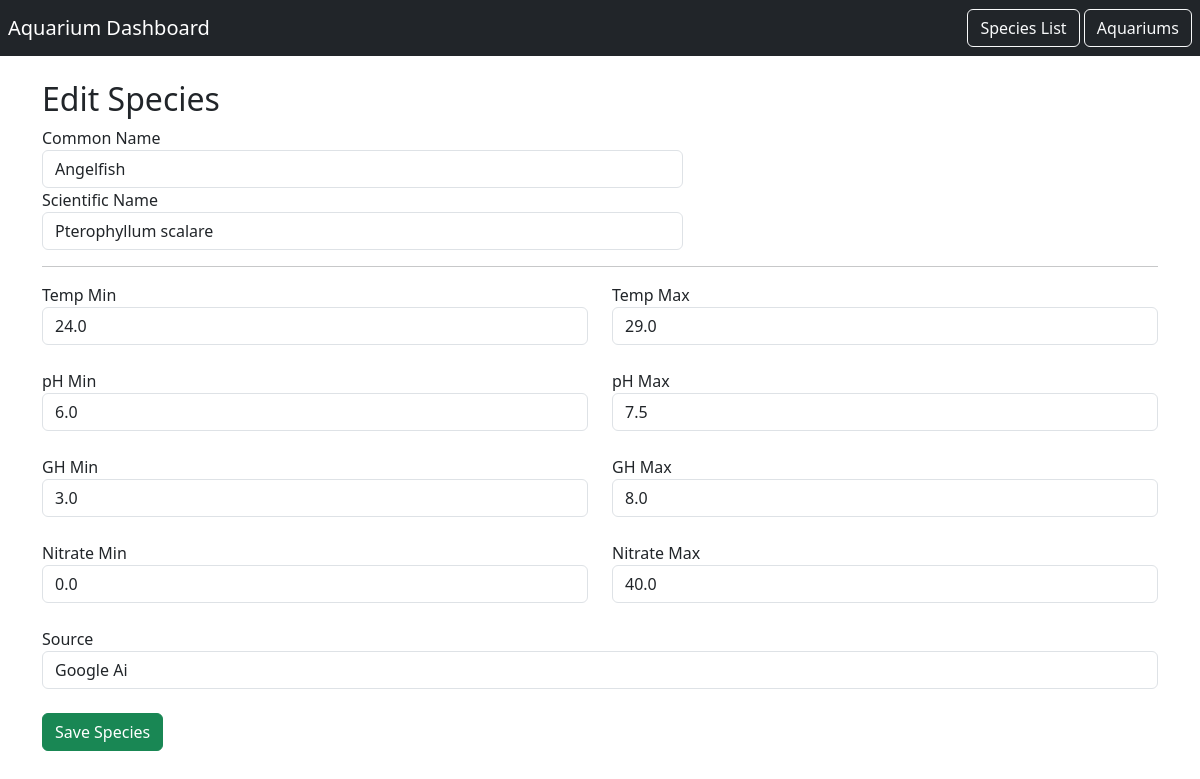
Screenshot of /species/edit/1 with the database file from the repository.
### model.py (models this page shows)
class Species(db.Model):
    __tablename__ = "species"
    id = db.Column(db.Integer, primary_key=True)
    common_name = db.Column(db.String(100), nullable=False)
    scientific_name = db.Column(db.String(100))
    temp_min = db.Column(db.Float)
    temp_max = db.Column(db.Float)
    ph_min = db.Column(db.Float)
    ph_max = db.Column(db.Float)
    gh_min = db.Column(db.Float)
    gh_max = db.Column(db.Float)
    nitrate_min = db.Column(db.Float)
    nitrate_max = db.Column(db.Float)
    source = db.Column(db.String(100))

### app.py (the view, shortened to what this page needs)
@app.route("/species/edit/<int:id>", methods=["GET", "POST"])
def edit_species(id):
    fish = Species.query.get_or_404(id)
    return render_template("species_form.html", fish=fish)

### templates/species_form.html
{% extends 'base.html' %}
{% block content %}
<h2>
    {% if fish %}
    Edit Species
    {% else %}
    Add Species
    {% endif %}
</h2>
<form method="POST">
    <div class="row">
        <div class="col-md-7">
            <label>Common Name</label>
            <input class="form-control"
                   name="common_name"
                   value="{{ fish.common_name if fish else '' }}"
                   required>
        </div>
        <div class="col-md-7">
            <label>Scientific Name</label>
            <input class="form-control"
                   name="scientific_name"
                   value="{{ fish.scientific_name if fish else '' }}">
        </div>
    </div>
    <hr>
    <div class="row">
        <div class="col">
            <label>Temp Min</label>
            <input class="form-control"
                   type="number"
                   step="0.1"
                   name="temp_min"
                   value="{{ fish.temp_min if fish else '' }}"
                   required>
        </div>
        <div class="col">
            <label>Temp Max</label>
            <input class="form-control"
                   type="number"
                   step="0.1"
                   name="temp_max"
                   value="{{ fish.temp_max if fish else '' }}"
                   required>
        </div>
    </div>
    <br>
    <div class="row">
        <div class="col">
            <label>pH Min</label>
            <input class="form-control"
                   type="number"
                   step="0.1"
                   name="ph_min"
                   value="{{ fish.ph_min if fish else '' }}"
                   required>
        </div>
        <div class="col">
            <label>pH Max</label>
            <input class="form-control"
                   type="number"
                   step="0.1"
                   name="ph_max"
                   value="{{ fish.ph_max if fish else '' }}"
                   required>
        </div>
    </div>
    <br>
    <div class="row">
        <div class="col">
            <label>GH Min</label>
            <input class="form-control"
                   type="number"
                   step="0.1"
                   name="gh_min"
                   value="{{ fish.gh_min if fish else '' }}"
                   required>
        </div>
        <div class="col">
            <label>GH Max</label>
            <input class="form-control"
                   type="number"
                   step="0.1"
                   name="gh_max"
                   value="{{ fish.gh_max if fish else '' }}"
                   required>
        </div>
    </div>
    <br>
    <div class="row">
        <div class="col">
            <label>Nitrate Min</label>
            <input class="form-control"
                   type="number"
                   step="0.1"
                   name="nitrate_min"
                   value="{{ fish.nitrate_min if fish else '' }}"
                   required>
        </div>
        <div class="col">
            <label>Nitrate Max</label>
            <input class="form-control"
                   type="number"
                   step="0.1"
                   name="nitrate_max"
                   value="{{ fish.nitrate_max if fish else '' }}"
                   required>
        </div>
    </div>
    <br>
    <label>Source</label>
    <input class="form-control"
           name="source"
           value="{{ fish.source if fish else '' }}">
    <br>
    <button type="submit" class="btn btn-success">Save Species</button>
</form>
{% endblock %}

### rows the page displays
Species: common_name "Angelfish", scientific_name "Pterophyllum scalare", temp_min "24.0", temp_max "29.0", ph_min "6.0", ph_max "7.5", gh_min "3.0", gh_max "8.0", nitrate_min "0.0", nitrate_max "40.0", source "Google Ai"
